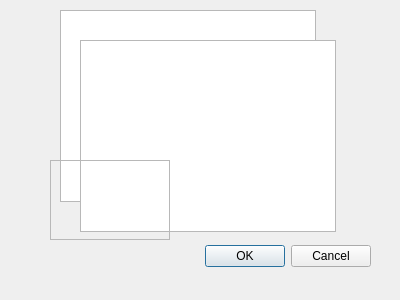
<?xml version="1.0" encoding="UTF-8"?>
<ui version="4.0">
 <class>Dialog</class>
 <widget class="QDialog" name="Dialog">
  <property name="geometry">
   <rect>
    <x>0</x>
    <y>0</y>
    <width>400</width>
    <height>300</height>
   </rect>
  </property>
  <property name="windowTitle">
   <string>Dialog</string>
  </property>
  <widget class="QDialogButtonBox" name="buttonBox">
   <property name="geometry">
    <rect>
     <x>30</x>
     <y>240</y>
     <width>341</width>
     <height>32</height>
    </rect>
   </property>
   <property name="orientation">
    <enum>Qt::Horizontal</enum>
   </property>
   <property name="standardButtons">
    <set>QDialogButtonBox::Cancel|QDialogButtonBox::Ok</set>
   </property>
  </widget>
  <widget class="QCommandLinkButton" name="commandLinkButton">
   <property name="geometry">
    <rect>
     <x>70</x>
     <y>80</y>
     <width>187</width>
     <height>41</height>
    </rect>
   </property>
   <property name="text">
    <string>CommandLinkButton</string>
   </property>
  </widget>
  <widget class="QCheckBox" name="checkBox">
   <property name="geometry">
    <rect>
     <x>100</x>
     <y>140</y>
     <width>81</width>
     <height>20</height>
    </rect>
   </property>
   <property name="text">
    <string>CheckBox</string>
   </property>
  </widget>
  <widget class="QColumnView" name="columnView">
   <property name="geometry">
    <rect>
     <x>60</x>
     <y>10</y>
     <width>256</width>
     <height>192</height>
    </rect>
   </property>
  </widget>
  <widget class="QTableWidget" name="tableWidget">
   <property name="geometry">
    <rect>
     <x>80</x>
     <y>40</y>
     <width>256</width>
     <height>192</height>
    </rect>
   </property>
  </widget>
  <widget class="QFrame" name="frame">
   <property name="geometry">
    <rect>
     <x>50</x>
     <y>160</y>
     <width>120</width>
     <height>80</height>
    </rect>
   </property>
   <property name="frameShape">
    <enum>QFrame::StyledPanel</enum>
   </property>
   <property name="frameShadow">
    <enum>QFrame::Raised</enum>
   </property>
  </widget>
 </widget>
 <resources/>
 <connections>
  <connection>
   <sender>buttonBox</sender>
   <signal>accepted()</signal>
   <receiver>Dialog</receiver>
   <slot>accept()</slot>
   <hints>
    <hint type="sourcelabel">
     <x>248</x>
     <y>254</y>
    </hint>
    <hint type="destinationlabel">
     <x>157</x>
     <y>274</y>
    </hint>
   </hints>
  </connection>
  <connection>
   <sender>buttonBox</sender>
   <signal>rejected()</signal>
   <receiver>Dialog</receiver>
   <slot>reject()</slot>
   <hints>
    <hint type="sourcelabel">
     <x>316</x>
     <y>260</y>
    </hint>
    <hint type="destinationlabel">
     <x>286</x>
     <y>274</y>
    </hint>
   </hints>
  </connection>
 </connections>
</ui>
